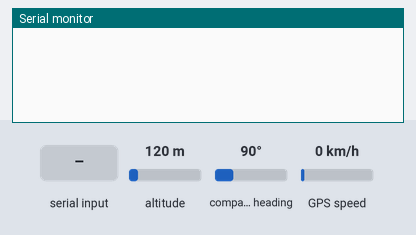
The sketch below on a simulated Arduino Uno, built with avr-gcc and run on an emulated ATmega328P. Parts: the last lines printed to the serial monitor. The test bench sets the inputs (shaded band); at power-on: altitude 120 m, compass heading 90°, GPS speed 0 km/h. The GPS gets a fix after 3 s at 37.7749, -122.4194 with 8 satellites.

Above: at 1.2 s.
1.3 s: altitude set to 20 m
At 3.9 s:
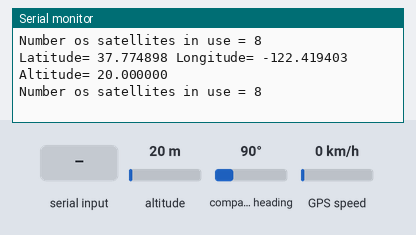
4.5 s: altitude set to 250 m
At 5.6 s:
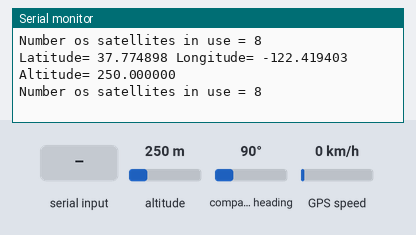

Measured:
- after the input at 1.3 s, the serial monitor: prints a new line after 1.7 s (image 1)
- after the input at 4.5 s, the serial monitor: prints a new line after 0.53 s (image 2)

The sketch:

gps_coordinates.ino
```cpp
#include <TinyGPS++.h>
#include <SoftwareSerial.h>

static const int RXPin = 4, TXPin = 3;
static const uint32_t GPSBaud = 9600;

// The TinyGPS++ object
TinyGPSPlus gps;

// The serial connection to the GPS device
SoftwareSerial ss(RXPin, TXPin);

void setup(){
  Serial.begin(9600);
  ss.begin(GPSBaud);
}

void loop(){
  // This sketch displays information every time a new sentence is correctly encoded.
  while (ss.available() > 0){
    gps.encode(ss.read());
    if (gps.location.isUpdated()){
      Serial.print("Latitude= ");
      Serial.print(gps.location.lat(), 6);
      Serial.print(" Longitude= ");
      Serial.print(gps.location.lng(), 6);
      Serial.print(" Altitude= ");
      Serial.println(gps.altitude.meters(), 6);
      // Number of satellites in use (u32)
      Serial.print("Number os satellites in use = ");
      Serial.println(gps.satellites.value());

    }
  }
}
```
